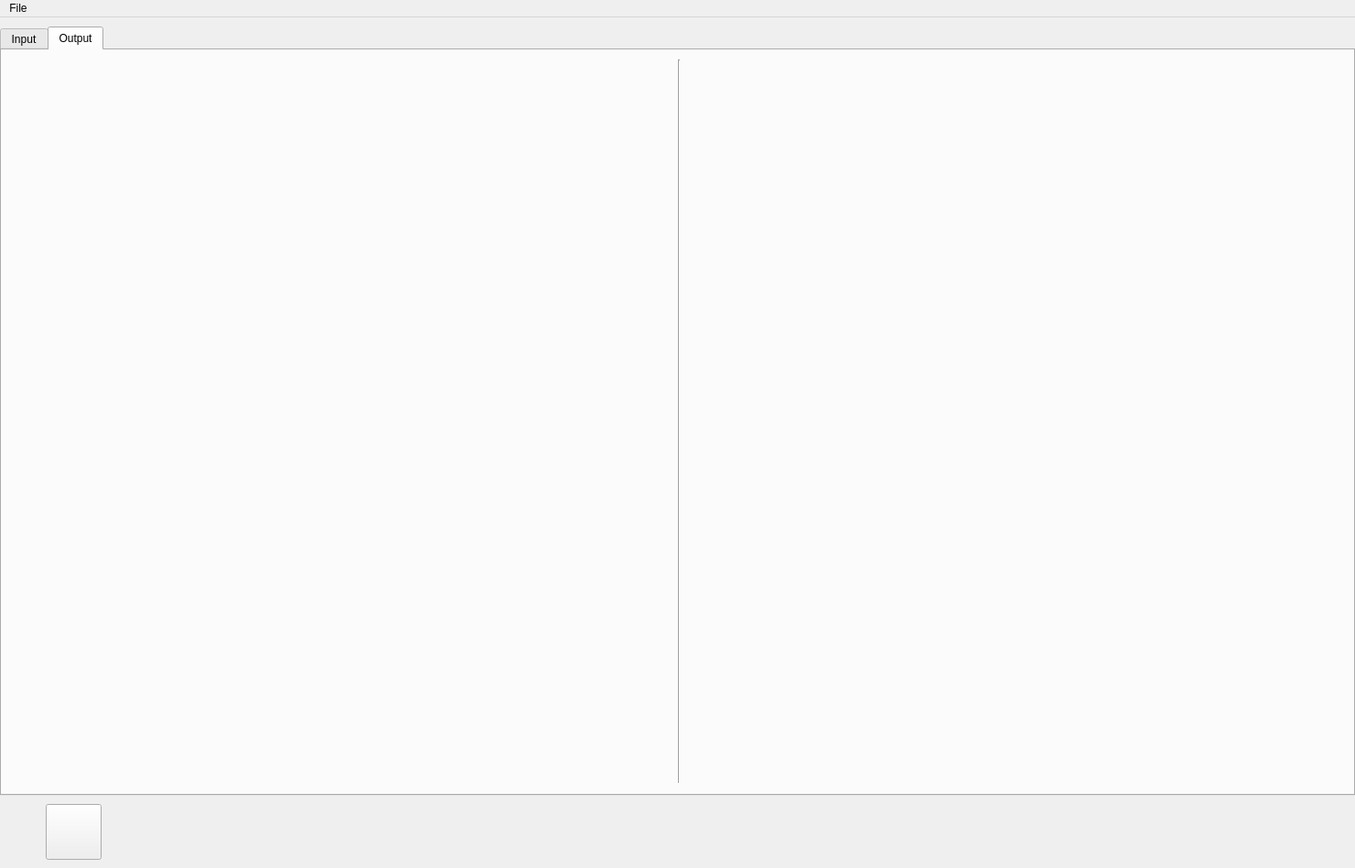
<?xml version="1.0" encoding="UTF-8"?>
<ui version="4.0">
 <class>MainWindow</class>
 <widget class="QMainWindow" name="MainWindow">
  <property name="geometry">
   <rect>
    <x>0</x>
    <y>0</y>
    <width>1481</width>
    <height>949</height>
   </rect>
  </property>
  <property name="windowTitle">
   <string>MainWindow</string>
  </property>
  <widget class="QWidget" name="centralwidget">
   <widget class="QTabWidget" name="tabWidget">
    <property name="geometry">
     <rect>
      <x>0</x>
      <y>10</y>
      <width>1481</width>
      <height>841</height>
     </rect>
    </property>
    <property name="currentIndex">
     <number>1</number>
    </property>
    <widget class="QWidget" name="inputTab">
     <attribute name="title">
      <string>Input</string>
     </attribute>
     <widget class="QWidget" name="rosCoreWidget" native="true">
      <property name="geometry">
       <rect>
        <x>859</x>
        <y>20</y>
        <width>541</width>
        <height>341</height>
       </rect>
      </property>
     </widget>
     <widget class="QWidget" name="rosPlayWidget" native="true">
      <property name="geometry">
       <rect>
        <x>859</x>
        <y>400</y>
        <width>541</width>
        <height>341</height>
       </rect>
      </property>
     </widget>
     <widget class="QLabel" name="rawVideo">
      <property name="geometry">
       <rect>
        <x>70</x>
        <y>50</y>
        <width>601</width>
        <height>700</height>
       </rect>
      </property>
      <property name="text">
       <string/>
      </property>
     </widget>
     <widget class="Line" name="line">
      <property name="geometry">
       <rect>
        <x>790</x>
        <y>10</y>
        <width>20</width>
        <height>791</height>
       </rect>
      </property>
      <property name="orientation">
       <enum>Qt::Vertical</enum>
      </property>
     </widget>
    </widget>
    <widget class="QWidget" name="outputTab">
     <attribute name="title">
      <string>Output</string>
     </attribute>
     <widget class="QLabel" name="processedVideo">
      <property name="geometry">
       <rect>
        <x>70</x>
        <y>50</y>
        <width>581</width>
        <height>700</height>
       </rect>
      </property>
      <property name="text">
       <string/>
      </property>
     </widget>
     <widget class="QLabel" name="visualisedVideo">
      <property name="geometry">
       <rect>
        <x>810</x>
        <y>50</y>
        <width>601</width>
        <height>700</height>
       </rect>
      </property>
      <property name="text">
       <string/>
      </property>
     </widget>
     <widget class="Line" name="line_2">
      <property name="geometry">
       <rect>
        <x>730</x>
        <y>10</y>
        <width>20</width>
        <height>791</height>
       </rect>
      </property>
      <property name="orientation">
       <enum>Qt::Vertical</enum>
      </property>
     </widget>
    </widget>
   </widget>
   <widget class="QPushButton" name="playButton">
    <property name="geometry">
     <rect>
      <x>50</x>
      <y>860</y>
      <width>61</width>
      <height>61</height>
     </rect>
    </property>
    <property name="text">
     <string/>
    </property>
   </widget>
  </widget>
  <widget class="QMenuBar" name="menuBar">
   <property name="geometry">
    <rect>
     <x>0</x>
     <y>0</y>
     <width>1481</width>
     <height>25</height>
    </rect>
   </property>
   <widget class="QMenu" name="menuFile">
    <property name="title">
     <string>File</string>
    </property>
    <addaction name="saveMenuButton"/>
    <addaction name="quitMenuButton"/>
   </widget>
   <addaction name="menuFile"/>
  </widget>
  <action name="saveMenuButton">
   <property name="text">
    <string>Write to bag and quit</string>
   </property>
  </action>
  <action name="quitMenuButton">
   <property name="text">
    <string>Quit</string>
   </property>
  </action>
 </widget>
 <resources/>
 <connections/>
</ui>
